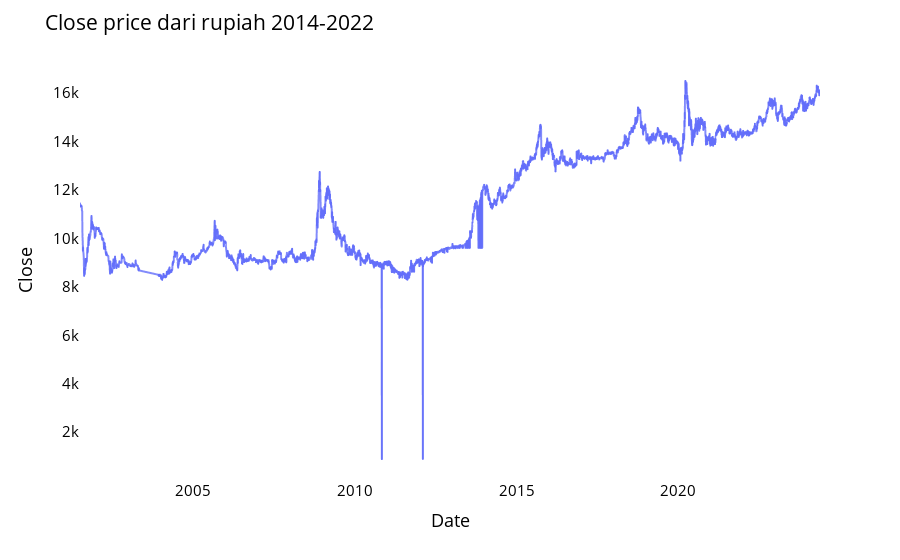

Notebook code for this chart:
### Code cell
fig = px.line(closedf, x=closedf.Date, y=closedf.Close,labels={'date':'Date','close':'Close Stock'})
fig.update_traces(marker_line_width=2, opacity=0.8, marker_line_color='orange')
fig.update_layout(title_text='Close price dari rupiah 2014-2022', plot_bgcolor='white', 
                  font_size=15, font_color='black')
fig.update_xaxes(showgrid=False)
fig.update_yaxes(showgrid=False)
fig.show()

### Figure 1 — Plotly figure (JSON) as saved in the notebook; plotly's stock layout.template omitted (floating-point values rounded to 4 significant figures; data arrays with more than 128 entries replaced by an {"elided": "..."} marker saying what was removed)
{"data": [{"hovertemplate": "Date=%{x}<br>Close=%{y}<extra></extra>", "legendgroup": "", "line": {"color": "#636efa", "dash": "solid"}, "marker": {"line": {"color": "orange", "width": 2}, "symbol": "circle"}, "mode": "lines", "name": "", "opacity": 0.8, "showlegend": false, "type": "scattergl", "x": {"elided": "5770 str values"}, "xaxis": "x", "y": {"elided": "5770 float values"}, "yaxis": "y"}], "layout": {"autosize": true, "font": {"color": "black", "size": 15}, "legend": {"tracegroupgap": 0}, "margin": {"t": 60}, "plot_bgcolor": "white", "title": {"text": "Close price dari rupiah 2014-2022"}, "xaxis": {"anchor": "y", "autorange": true, "domain": [0, 1], "range": ["2001-06-28", "2024-05-24"], "showgrid": false, "title": {"text": "Date"}, "type": "date"}, "yaxis": {"anchor": "x", "autorange": true, "domain": [0, 1], "range": [20.52, 17370.0], "showgrid": false, "title": {"text": "Close"}, "type": "linear"}}}
